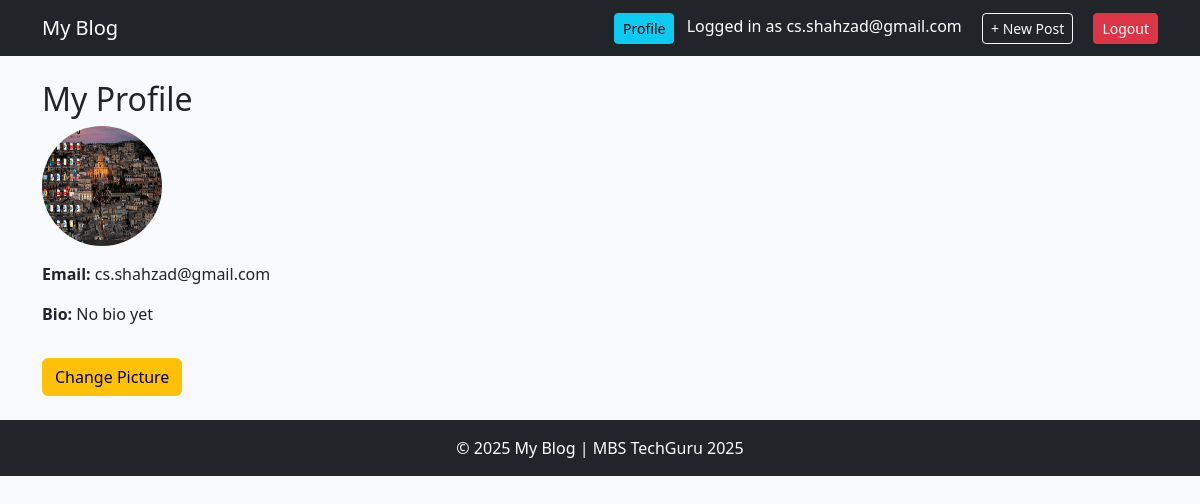
Page /accounts/profile/ (signed in) on the committed database.
### accounts/models.py (models this page shows, shortened)
class CustomUser(AbstractUser):
    username = None   # remove username field
    email = models.EmailField(unique=True)
    bio= models.TextField(blank=True, null=True)
    avatar = models.ImageField(upload_to='avatars/', blank=True, null=True)
    USERNAME_FIELD = "email"
    REQUIRED_FIELDS = []  # no username required
    objects = CustomUserManager()

### accounts/views.py (the view)
# urls.py: path('profile/', ProfileView.as_view(), name='profile'),
class ProfileView(LoginRequiredMixin, DetailView):
    model = CustomUser
    template_name = "accounts/profile.html"
    context_object_name = "profile_user"
    def get_object(self):
        return self.request.user

### accounts/templates/accounts/profile.html
{% extends "base.html" %}
{% block content %}
<h2>My Profile</h2>
{% if profile_user.avatar %}
    <img src="{{ profile_user.avatar.url }}" width="120" height="120" class="rounded-circle mb-3">
{% else %}
    <p>No profile picture yet.</p>
{% endif %}
<p><strong>Email:</strong> {{ profile_user.email }}</p>
<p><strong>Bio:</strong> {{ profile_user.bio|default:"No bio yet" }}</p>
<a href="{% url 'profile_picture_edit' %}" class="btn btn-warning mt-3">Change Picture</a>
{% endblock %}

### templates/base.html (shortened to what this page needs)
<!DOCTYPE html>
<html lang="en">
<head>
    <link href="https://cdn.jsdelivr.net/npm/bootstrap@5.3.3/dist/css/bootstrap.min.css" rel="stylesheet">
</head>
<body class="bg-light">
    <nav class="navbar navbar-expand-lg navbar-dark bg-dark mb-4">
        <div class="container">
            <a class="navbar-brand" href="{% url 'post_list' %}">My Blog</a>
            <div class="collapse navbar-collapse" id="navbarNav">
                <div class="ms-auto">
                    {% if user.is_authenticated %}
                        <a class="btn btn-sm btn-info me-2" href="{% url 'profile' %}">Profile</a>
                        <span class="navbar-text text-white me-3">
                            Logged in as {{ user.email }}
                        </span>
                        <a class="btn btn-sm btn-outline-light me-2" href="{% url 'post_create' %}">+ New Post</a>
                        <form method="post" action="{% url 'logout' %}" style="display:inline;">
                            <button type="submit" class="btn btn-sm btn-danger ms-2">Logout</button>
                        </form>
                    {% else %}
                        <a class="btn btn-sm btn-primary me-2" href="{% url 'signup' %}">Sign Up</a>
                        <a class="btn btn-sm btn-success" href="{% url 'login' %}">Login</a>
                    {% endif %}
                </div>
            </div>
        </div>
    </nav>
    <div class="container">
        {% block content %}{% endblock %}
    </div>
    <footer class="bg-dark text-white text-center py-3 mt-4">
        <p class="mb-0">© {{ year|default:2025 }} My Blog | MBS TechGuru 2025</p>
    </footer>
</body>
</html>

### rows in the picture
CustomUser: email "cs.shahzad@gmail.com", avatar (picture), bio "No bio yet"

### other values in the picture
{{ year|default:2025 }} "2025"
